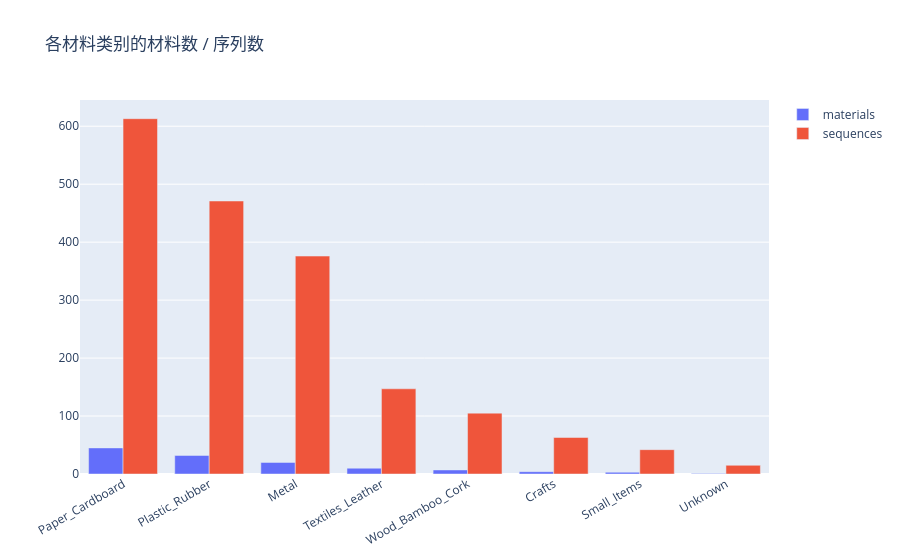

Notebook cell for this chart:
### Code cell
fig = go.Figure()
fig.add_trace(go.Bar(x=cat_seq.index, y=cat_seq["n_materials"], name="materials"))
fig.add_trace(go.Bar(x=cat_seq.index, y=cat_seq["n_sequences"], name="sequences"))
fig.update_layout(title="各材料类别的材料数 / 序列数",
                  barmode="group", xaxis_tickangle=-30)
fig.show()

### Figure 1 — Plotly figure (JSON) as saved in the notebook; plotly's stock layout.template omitted (floating-point values rounded to 4 significant figures)
{"data": [{"name": "materials", "type": "bar", "x": ["Paper_Cardboard", "Plastic_Rubber", "Metal", "Textiles_Leather", "Wood_Bamboo_Cork", "Crafts", "Small_Items", "Unknown"], "y": [45, 32, 20, 10, 7, 4, 3, 1]}, {"name": "sequences", "type": "bar", "x": ["Paper_Cardboard", "Plastic_Rubber", "Metal", "Textiles_Leather", "Wood_Bamboo_Cork", "Crafts", "Small_Items", "Unknown"], "y": [613, 471, 376, 147, 105, 63, 42, 15]}], "layout": {"barmode": "group", "title": {"text": "各材料类别的材料数 / 序列数"}, "xaxis": {"tickangle": -30}}}
